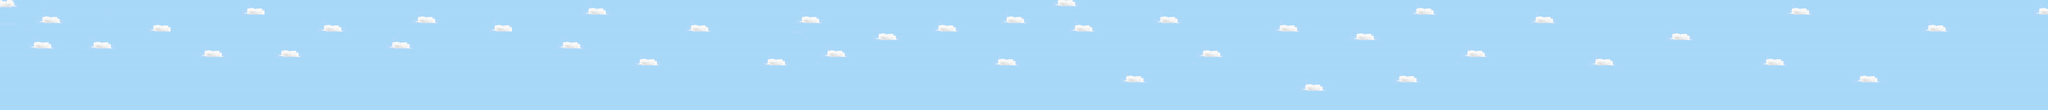

A 2D game scene composited from a Tiled map and its tileset images. What follows is a short description and the map's XML, with each tile layer's data collapsed to a summary:
An orthogonal 240x13 tile map with 16x16 px tiles, 1 tile layer (background), 3 tilesets.

<map version="1.8" tiledversion="1.8.5" orientation="orthogonal" renderorder="right-down" width="240" height="13" tilewidth="16" tileheight="16" infinite="0" nextlayerid="7" nextobjectid="72">
 <tileset firstgid="1" source="DS DSi - Jump Super Stars - Stage 08.tsx" />
 <tileset firstgid="815" source="DS DSi - Jump Super Stars - Stage 12.tsx" />
 <tileset firstgid="1772" source="87571252-verschiedene-formen-des-steins-mit-moosillustration-removebg-preview.tsx" />
 <layer id="1" name="background" width="240" height="13">
  <data>[3120 cells, 3120 non-empty, 12 distinct tile ids]</data>
 </layer>
</map>
